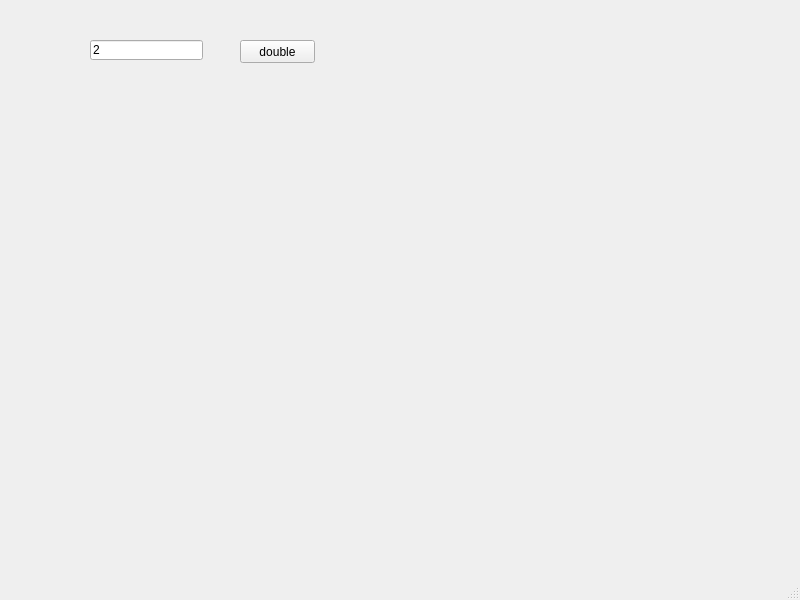
<?xml version="1.0" encoding="UTF-8"?>
<ui version="4.0">
 <class>MainWindow</class>
 <widget class="QMainWindow" name="MainWindow">
  <property name="geometry">
   <rect>
    <x>0</x>
    <y>0</y>
    <width>800</width>
    <height>600</height>
   </rect>
  </property>
  <property name="windowTitle">
   <string>MainWindow</string>
  </property>
  <widget class="QWidget" name="centralwidget">
   <widget class="QLineEdit" name="le">
    <property name="geometry">
     <rect>
      <x>90</x>
      <y>40</y>
      <width>113</width>
      <height>20</height>
     </rect>
    </property>
    <property name="text">
     <string>2</string>
    </property>
   </widget>
   <widget class="QPushButton" name="pb">
    <property name="geometry">
     <rect>
      <x>240</x>
      <y>40</y>
      <width>75</width>
      <height>23</height>
     </rect>
    </property>
    <property name="text">
     <string>double</string>
    </property>
   </widget>
  </widget>
  <widget class="QMenuBar" name="menubar">
   <property name="geometry">
    <rect>
     <x>0</x>
     <y>0</y>
     <width>800</width>
     <height>21</height>
    </rect>
   </property>
  </widget>
  <widget class="QStatusBar" name="statusbar"/>
 </widget>
 <resources/>
 <connections/>
</ui>
